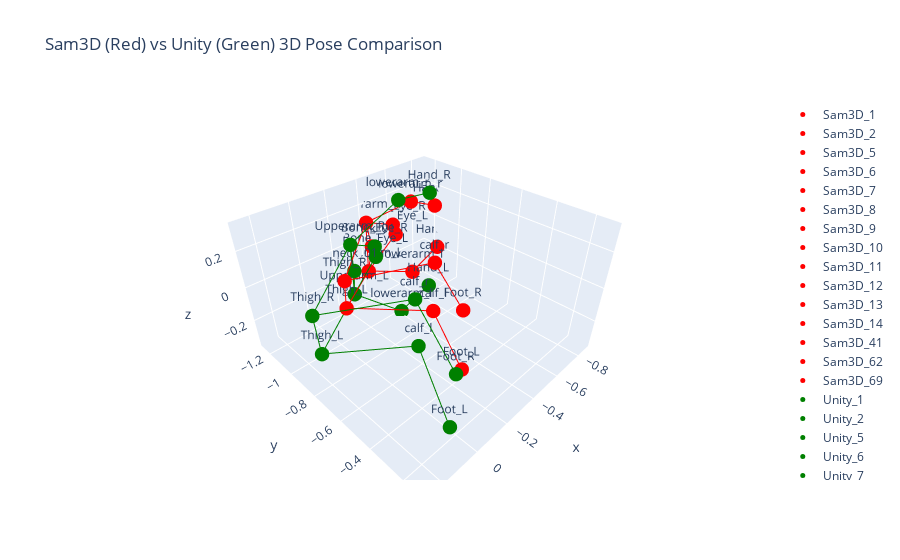

Source (notebook cell):
### Code cell
def visualize_sam_unity_3d_pose(sam_kpts_3d, unity_kpts_3d, mapping_dict, skeleton_links):

    fig = go.Figure()

    # Sam3Dの描画 (赤)
    for kid, name in mapping_dict.items():
        
        x, y, z = sam_kpts_3d[kid]

        fig.add_trace(go.Scatter3d(
            x=[x],
            y=[y],  
            z=[z],
            mode='markers+text',
            marker=dict(size=5, color='red'),
            text=[name],
            textposition='top center',
            name=f"Sam3D_{kid}"
        ))      

    # Unityの描画 (緑)
    for kid, name in mapping_dict.items():          
        coord = unity_kpts_3d.get(name)
        if coord:
            x, y, z = coord

            fig.add_trace(go.Scatter3d(
                x=[x],
                y=[y],  
                z=[z],
                mode='markers+text',
                marker=dict(size=5, color='green'),
                text=[name],
                textposition='top center',
                name=f"Unity_{kid}"
            ))  

    # 连线
    for start_id, end_id, *info in skeleton_links:
        
        # Sam3Dの连线
        start_point_sam = sam_kpts_3d[start_id]
        end_point_sam = sam_kpts_3d[end_id]

        fig.add_trace(go.Scatter3d(
            x=[start_point_sam[0], end_point_sam[0]],
            y=[start_point_sam[1], end_point_sam[1]],  
            z=[start_point_sam[2], end_point_sam[2]],
            mode='lines',
            line=dict(color='red', width=2),
            showlegend=False
        ))

        # Unityの连线
        start_name = mapping_dict.get(start_id)
        end_name = mapping_dict.get(end_id)

        start_point_unity = unity_kpts_3d.get(start_name)
        end_point_unity = unity_kpts_3d.get(end_name)

        if start_point_unity and end_point_unity:
            fig.add_trace(go.Scatter3d(
                x=[start_point_unity[0], end_point_unity[0]],
                y=[start_point_unity[1], end_point_unity[1]],  
                z=[start_point_unity[2], end_point_unity[2]],
                mode='lines',
                line=dict(color='green', width=2),
                showlegend=False
            ))  
    fig.update_layout(title="Sam3D (Red) vs Unity (Green) 3D Pose Comparison")
    fig.show()
    
# 実行
visualize_sam_unity_3d_pose(sam3d_pose_3d, unity_3d_converted, unity_mhr70_mapping, mhr70_skeleton_links)

### Figure 1 — Plotly figure (JSON) as saved in the notebook; plotly's stock layout.template omitted (floating-point values rounded to 4 significant figures)
{"data": [{"marker": {"color": "red", "size": 5}, "mode": "markers+text", "name": "Sam3D_1", "text": ["Bone_Eye_L"], "textposition": "top center", "type": "scatter3d", "x": [-0.6163], "y": [-1.244], "z": [-0.04317]}, {"marker": {"color": "red", "size": 5}, "mode": "markers+text", "name": "Sam3D_2", "text": ["Bone_Eye_R"], "textposition": "top center", "type": "scatter3d", "x": [-0.6067], "y": [-1.255], "z": [0.01946]}, {"marker": {"color": "red", "size": 5}, "mode": "markers+text", "name": "Sam3D_5", "text": ["Upperarm_L"], "textposition": "top center", "type": "scatter3d", "x": [-0.385], "y": [-1.227], "z": [-0.1895]}, {"marker": {"color": "red", "size": 5}, "mode": "markers+text", "name": "Sam3D_6", "text": ["Upperarm_R"], "textposition": "top center", "type": "scatter3d", "x": [-0.4021], "y": [-1.238], "z": [0.111]}, {"marker": {"color": "red", "size": 5}, "mode": "markers+text", "name": "Sam3D_7", "text": ["lowerarm_l"], "textposition": "top center", "type": "scatter3d", "x": [-0.6266], "y": [-1.116], "z": [-0.2532]}, {"marker": {"color": "red", "size": 5}, "mode": "markers+text", "name": "Sam3D_8", "text": ["lowerarm_r"], "textposition": "top center", "type": "scatter3d", "x": [-0.6314], "y": [-1.124], "z": [0.1986]}, {"marker": {"color": "red", "size": 5}, "mode": "markers+text", "name": "Sam3D_9", "text": ["Thigh_L"], "textposition": "top center", "type": "scatter3d", "x": [0.003276], "y": [-0.9056], "z": [-0.0742]}, {"marker": {"color": "red", "size": 5}, "mode": "markers+text", "name": "Sam3D_10", "text": ["Thigh_R"], "textposition": "top center", "type": "scatter3d", "x": [-0.006521], "y": [-0.9096], "z": [0.07485]}, {"marker": {"color": "red", "size": 5}, "mode": "markers+text", "name": "Sam3D_11", "text": ["calf_l"], "textposition": "top center", "type": "scatter3d", "x": [-0.3337], "y": [-0.6595], "z": [-0.1402]}, {"marker": {"color": "red", "size": 5}, "mode": "markers+text", "name": "Sam3D_12", "text": ["calf_r"], "textposition": "top center", "type": "scatter3d", "x": [-0.3466], "y": [-0.6654], "z": [0.1316]}, {"marker": {"color": "red", "size": 5}, "mode": "markers+text", "name": "Sam3D_13", "text": ["Foot_L"], "textposition": "top center", "type": "scatter3d", "x": [-0.1442], "y": [-0.3052], "z": [-0.1579]}, {"marker": {"color": "red", "size": 5}, "mode": "markers+text", "name": "Sam3D_14", "text": ["Foot_R"], "textposition": "top center", "type": "scatter3d", "x": [-0.1462], "y": [-0.3188], "z": [0.1535]}, {"marker": {"color": "red", "size": 5}, "mode": "markers+text", "name": "Sam3D_41", "text": ["Hand_R"], "textposition": "top center", "type": "scatter3d", "x": [-0.854], "y": [-1.155], "z": [0.09203]}, {"marker": {"color": "red", "size": 5}, "mode": "markers+text", "name": "Sam3D_62", "text": ["Hand_L"], "textposition": "top center", "type": "scatter3d", "x": [-0.8669], "y": [-1.141], "z": [-0.1882]}, {"marker": {"color": "red", "size": 5}, "mode": "markers+text", "name": "Sam3D_69", "text": ["neck_01"], "textposition": "top center", "type": "scatter3d", "x": [-0.4166], "y": [-1.221], "z": [-0.03593]}, {"marker": {"color": "green", "size": 5}, "mode": "markers+text", "name": "Unity_1", "text": ["Bone_Eye_L"], "textposition": "top center", "type": "scatter3d", "x": [-0.3641], "y": [-1.126], "z": [-0.0408]}, {"marker": {"color": "green", "size": 5}, "mode": "markers+text", "name": "Unity_2", "text": ["Bone_Eye_R"], "textposition": "top center", "type": "scatter3d", "x": [-0.3623], "y": [-1.126], "z": [0.02453]}, {"marker": {"color": "green", "size": 5}, "mode": "markers+text", "name": "Unity_5", "text": ["Upperarm_L"], "textposition": "top center", "type": "scatter3d", "x": [-0.1596], "y": [-1.064], "z": [-0.156]}, {"marker": {"color": "green", "size": 5}, "mode": "markers+text", "name": "Unity_6", "text": ["Upperarm_R"], "textposition": "top center", "type": "scatter3d", "x": [-0.1653], "y": [-1.065], "z": [0.1388]}, {"marker": {"color": "green", "size": 5}, "mode": "markers+text", "name": "Unity_7", "text": ["lowerarm_l"], "textposition": "top center", "type": "scatter3d", "x": [-0.3981], "y": [-0.9687], "z": [-0.3461]}, {"marker": {"color": "green", "size": 5}, "mode": "markers+text", "name": "Unity_8", "text": ["lowerarm_r"], "textposition": "top center", "type": "scatter3d", "x": [-0.4117], "y": [-0.9786], "z": [0.3232]}, {"marker": {"color": "green", "size": 5}, "mode": "markers+text", "name": "Unity_9", "text": ["Thigh_L"], "textposition": "top center", "type": "scatter3d", "x": [0.2509], "y": [-0.7558], "z": [-0.1057]}, {"marker": {"color": "green", "size": 5}, "mode": "markers+text", "name": "Unity_10", "text": ["Thigh_R"], "textposition": "top center", "type": "scatter3d", "x": [0.264], "y": [-0.7558], "z": [0.1105]}, {"marker": {"color": "green", "size": 5}, "mode": "markers+text", "name": "Unity_11", "text": ["calf_l"], "textposition": "top center", "type": "scatter3d", "x": [-0.0918], "y": [-0.5159], "z": [-0.1253]}, {"marker": {"color": "green", "size": 5}, "mode": "markers+text", "name": "Unity_12", "text": ["calf_r"], "textposition": "top center", "type": "scatter3d", "x": [-0.08709], "y": [-0.5283], "z": [0.1284]}, {"marker": {"color": "green", "size": 5}, "mode": "markers+text", "name": "Unity_13", "text": ["Foot_L"], "textposition": "top center", "type": "scatter3d", "x": [0.138], "y": [-0.1176], "z": [-0.1176]}, {"marker": {"color": "green", "size": 5}, "mode": "markers+text", "name": "Unity_14", "text": ["Foot_R"], "textposition": "top center", "type": "scatter3d", "x": [0.1197], "y": [-0.1176], "z": [0.1403]}, {"marker": {"color": "green", "size": 5}, "mode": "markers+text", "name": "Unity_41", "text": ["Hand_R"], "textposition": "top center", "type": "scatter3d", "x": [-0.6534], "y": [-1.002], "z": [0.2806]}, {"marker": {"color": "green", "size": 5}, "mode": "markers+text", "name": "Unity_62", "text": ["Hand_L"], "textposition": "top center", "type": "scatter3d", "x": [-0.6388], "y": [-0.9902], "z": [-0.2972]}, {"marker": {"color": "green", "size": 5}, "mode": "markers+text", "name": "Unity_69", "text": ["neck_01"], "textposition": "top center", "type": "scatter3d", "x": [-0.1656], "y": [-1.054], "z": [-0.008641]}, {"line": {"color": "red", "width": 2}, "mode": "lines", "showlegend": false, "type": "scatter3d", "x": [-0.4166, -0.385], "y": [-1.221, -1.227], "z": [-0.03593, -0.1895]}, {"line": {"color": "green", "width": 2}, "mode": "lines", "showlegend": false, "type": "scatter3d", "x": [-0.1656, -0.1596], "y": [-1.054, -1.064], "z": [-0.008641, -0.156]}, {"line": {"color": "red", "width": 2}, "mode": "lines", "showlegend": false, "type": "scatter3d", "x": [-0.4166, -0.4021], "y": [-1.221, -1.238], "z": [-0.03593, 0.111]}, {"line": {"color": "green", "width": 2}, "mode": "lines", "showlegend": false, "type": "scatter3d", "x": [-0.1656, -0.1653], "y": [-1.054, -1.065], "z": [-0.008641, 0.1388]}, {"line": {"color": "red", "width": 2}, "mode": "lines", "showlegend": false, "type": "scatter3d", "x": [-0.385, -0.4021], "y": [-1.227, -1.238], "z": [-0.1895, 0.111]}, {"line": {"color": "green", "width": 2}, "mode": "lines", "showlegend": false, "type": "scatter3d", "x": [-0.1596, -0.1653], "y": [-1.064, -1.065], "z": [-0.156, 0.1388]}, {"line": {"color": "red", "width": 2}, "mode": "lines", "showlegend": false, "type": "scatter3d", "x": [-0.385, -0.6163], "y": [-1.227, -1.244], "z": [-0.1895, -0.04317]}, {"line": {"color": "green", "width": 2}, "mode": "lines", "showlegend": false, "type": "scatter3d", "x": [-0.1596, -0.3641], "y": [-1.064, -1.126], "z": [-0.156, -0.0408]}, {"line": {"color": "red", "width": 2}, "mode": "lines", "showlegend": false, "type": "scatter3d", "x": [-0.4021, -0.6067], "y": [-1.238, -1.255], "z": [0.111, 0.01946]}, {"line": {"color": "green", "width": 2}, "mode": "lines", "showlegend": false, "type": "scatter3d", "x": [-0.1653, -0.3623], "y": [-1.065, -1.126], "z": [0.1388, 0.02453]}, {"line": {"color": "red", "width": 2}, "mode": "lines", "showlegend": false, "type": "scatter3d", "x": [-0.6163, -0.6067], "y": [-1.244, -1.255], "z": [-0.04317, 0.01946]}, {"line": {"color": "green", "width": 2}, "mode": "lines", "showlegend": false, "type": "scatter3d", "x": [-0.3641, -0.3623], "y": [-1.126, -1.126], "z": [-0.0408, 0.02453]}, {"line": {"color": "red", "width": 2}, "mode": "lines", "showlegend": false, "type": "scatter3d", "x": [-0.385, -0.6266], "y": [-1.227, -1.116], "z": [-0.1895, -0.2532]}, {"line": {"color": "green", "width": 2}, "mode": "lines", "showlegend": false, "type": "scatter3d", "x": [-0.1596, -0.3981], "y": [-1.064, -0.9687], "z": [-0.156, -0.3461]}, {"line": {"color": "red", "width": 2}, "mode": "lines", "showlegend": false, "type": "scatter3d", "x": [-0.6266, -0.8669], "y": [-1.116, -1.141], "z": [-0.2532, -0.1882]}, {"line": {"color": "green", "width": 2}, "mode": "lines", "showlegend": false, "type": "scatter3d", "x": [-0.3981, -0.6388], "y": [-0.9687, -0.9902], "z": [-0.3461, -0.2972]}, {"line": {"color": "red", "width": 2}, "mode": "lines", "showlegend": false, "type": "scatter3d", "x": [-0.4021, -0.6314], "y": [-1.238, -1.124], "z": [0.111, 0.1986]}, {"line": {"color": "green", "width": 2}, "mode": "lines", "showlegend": false, "type": "scatter3d", "x": [-0.1653, -0.4117], "y": [-1.065, -0.9786], "z": [0.1388, 0.3232]}, {"line": {"color": "red", "width": 2}, "mode": "lines", "showlegend": false, "type": "scatter3d", "x": [-0.6314, -0.854], "y": [-1.124, -1.155], "z": [0.1986, 0.09203]}, {"line": {"color": "green", "width": 2}, "mode": "lines", "showlegend": false, "type": "scatter3d", "x": [-0.4117, -0.6534], "y": [-0.9786, -1.002], "z": [0.3232, 0.2806]}, {"line": {"color": "red", "width": 2}, "mode": "lines", "showlegend": false, "type": "scatter3d", "x": [0.003276, -0.006521], "y": [-0.9056, -0.9096], "z": [-0.0742, 0.07485]}, {"line": {"color": "green", "width": 2}, "mode": "lines", "showlegend": false, "type": "scatter3d", "x": [0.2509, 0.264], "y": [-0.7558, -0.7558], "z": [-0.1057, 0.1105]}, {"line": {"color": "red", "width": 2}, "mode": "lines", "showlegend": false, "type": "scatter3d", "x": [-0.385, 0.003276], "y": [-1.227, -0.9056], "z": [-0.1895, -0.0742]}, {"line": {"color": "green", "width": 2}, "mode": "lines", "showlegend": false, "type": "scatter3d", "x": [-0.1596, 0.2509], "y": [-1.064, -0.7558], "z": [-0.156, -0.1057]}, {"line": {"color": "red", "width": 2}, "mode": "lines", "showlegend": false, "type": "scatter3d", "x": [-0.4021, -0.006521], "y": [-1.238, -0.9096], "z": [0.111, 0.07485]}, {"line": {"color": "green", "width": 2}, "mode": "lines", "showlegend": false, "type": "scatter3d", "x": [-0.1653, 0.264], "y": [-1.065, -0.7558], "z": [0.1388, 0.1105]}, {"line": {"color": "red", "width": 2}, "mode": "lines", "showlegend": false, "type": "scatter3d", "x": [0.003276, -0.3337], "y": [-0.9056, -0.6595], "z": [-0.0742, -0.1402]}, {"line": {"color": "green", "width": 2}, "mode": "lines", "showlegend": false, "type": "scatter3d", "x": [0.2509, -0.0918], "y": [-0.7558, -0.5159], "z": [-0.1057, -0.1253]}, {"line": {"color": "red", "width": 2}, "mode": "lines", "showlegend": false, "type": "scatter3d", "x": [-0.3337, -0.1442], "y": [-0.6595, -0.3052], "z": [-0.1402, -0.1579]}, {"line": {"color": "green", "width": 2}, "mode": "lines", "showlegend": false, "type": "scatter3d", "x": [-0.0918, 0.138], "y": [-0.5159, -0.1176], "z": [-0.1253, -0.1176]}, {"line": {"color": "red", "width": 2}, "mode": "lines", "showlegend": false, "type": "scatter3d", "x": [-0.006521, -0.3466], "y": [-0.9096, -0.6654], "z": [0.07485, 0.1316]}, {"line": {"color": "green", "width": 2}, "mode": "lines", "showlegend": false, "type": "scatter3d", "x": [0.264, -0.08709], "y": [-0.7558, -0.5283], "z": [0.1105, 0.1284]}, {"line": {"color": "red", "width": 2}, "mode": "lines", "showlegend": false, "type": "scatter3d", "x": [-0.3466, -0.1462], "y": [-0.6654, -0.3188], "z": [0.1316, 0.1535]}, {"line": {"color": "green", "width": 2}, "mode": "lines", "showlegend": false, "type": "scatter3d", "x": [-0.08709, 0.1197], "y": [-0.5283, -0.1176], "z": [0.1284, 0.1403]}], "layout": {"title": {"text": "Sam3D (Red) vs Unity (Green) 3D Pose Comparison"}}}
